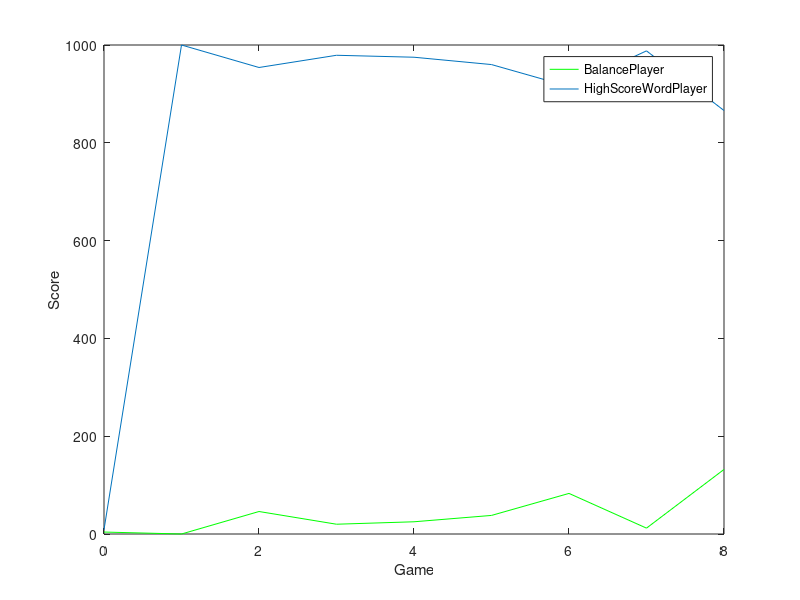

Source code (MATLAB):
%BalancePlayer
x = [4, 0, 46, 20, 25, 38, 83, 12, 132]; 

%HighScoreWordPlayer
y = [9, 1000, 954, 979, 975, 960, 915, 988, 866];

z = [0:8];

plot(z,x, 'g');
hold on
plot(z,y);
hold off
legend('BalancePlayer', 'HighScoreWordPlayer');
xlabel('Game');
ylabel('Score');